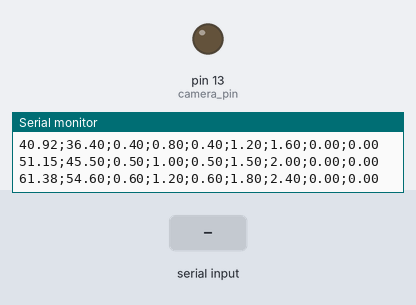
A sketch run on a simulated Arduino Uno, built with avr-gcc and run on an emulated ATmega328P. On the bench: output pins drawn as LEDs (lit = HIGH), the last lines printed to the serial monitor. Inputs (shaded band) come from the test bench.

Above: at 1.2 s.
1.3 s: "0" received over Serial
At 2.6 s:
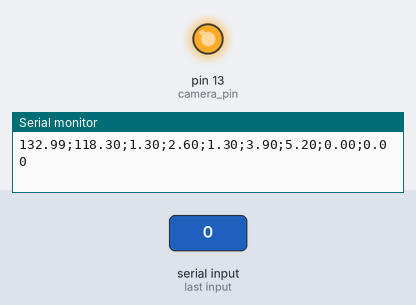
2.9 s: "1" received over Serial
At 4.2 s:
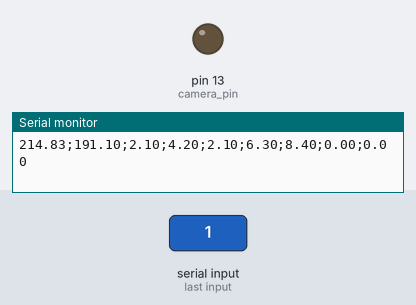
4.5 s: "2" received over Serial
At 6.0 s:
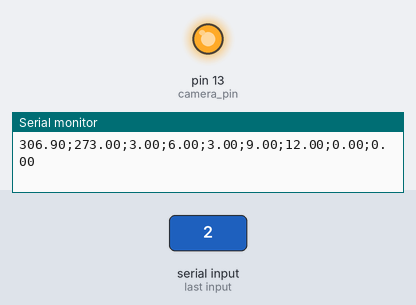
Timing chart, 0 to 7.5 s (numbered marks = the images above; inputs shaded):
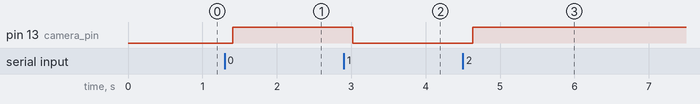

Measured:
- after the input at 1.3 s, pin 13 (camera_pin): LOW → HIGH after 0.11 s
- after the input at 2.9 s, pin 13 (camera_pin): HIGH → LOW after 0.12 s
- after the input at 4.5 s, pin 13 (camera_pin): LOW → HIGH after 0.14 s

The sketch:

main-test.ino
```cpp
#include <Arduino.h>

float alt = 0.0;
float spd = 0.0;
float gforce = 0.0;
float pressure = 0.0;
float bat_temp = 0.0;
float cube_temp = 0.0;
float motor_temp = 0.0;
float gps_lat = 0.0;
float gps_long = 0.0;

int camera_recording = 1;
int camera_pin = 13;

// Used to separate pieces of data when printed as serial data.
// Ground station will separate data based on the semicolon.
String s = ";";

void setup() {
    Serial.begin(9600);
    pinMode(camera_pin, OUTPUT);
}

void loop() {

    if (Serial.available() > 0) {
        camera_recording = Serial.read();
    }

    if(camera_recording % 2 == 0) {
        digitalWrite(camera_pin, HIGH);
    } else {
        digitalWrite(camera_pin, LOW);
    }

    alt += 10.23;
    spd += 9.1;
    gforce += .1;
    pressure += .2;
    bat_temp += .1;
    cube_temp += .3;
    motor_temp += .4;

    Serial.println(alt + s + spd + s + gforce + s + pressure + s + bat_temp + s + cube_temp + s + motor_temp + s + gps_lat + s + gps_long);
    delay(200);
}
```
